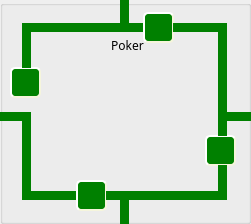
    <widget class="QGroupBox" name="Poker_groupBox">
     <property name="geometry">
      <rect>
       <x>420</x>
       <y>359</y>
       <width>251</width>
       <height>224</height>
      </rect>
     </property>
     <property name="title">
      <string/>
     </property>
     <widget class="QLabel" name="label_18">
      <property name="geometry">
       <rect>
        <x>100</x>
        <y>35</y>
        <width>55</width>
        <height>21</height>
       </rect>
      </property>
      <property name="font">
       <font>
        <family>Inter UI Medium</family>
       </font>
      </property>
      <property name="text">
       <string>Poker</string>
      </property>
      <property name="alignment">
       <set>Qt::AlignCenter</set>
      </property>
     </widget>
     <widget class="QPushButton" name="Poker_TLine11_butt">
      <property name="enabled">
       <bool>false</bool>
      </property>
      <property name="geometry">
       <rect>
        <x>31</x>
        <y>191</y>
        <width>46</width>
        <height>9</height>
       </rect>
      </property>
      <property name="minimumSize">
       <size>
        <width>20</width>
        <height>4</height>
       </size>
      </property>
      <property name="maximumSize">
       <size>
        <width>100</width>
        <height>20</height>
       </size>
      </property>
      <property name="sizeIncrement">
       <size>
        <width>1</width>
        <height>1</height>
       </size>
      </property>
      <property name="styleSheet">
       <string notr="true">#Poker_TLine11_butt{
background-color: green;
border-style: outset;
}
#Poker_TLine11_butt:checked{
	background-color: red;
}</string>
      </property>
      <property name="text">
       <string/>
      </property>
      <property name="checkable">
       <bool>true</bool>
      </property>
     </widget>
     <widget class="QLabel" name="label_19">
      <property name="geometry">
       <rect>
        <x>44</x>
        <y>56</y>
        <width>158</width>
        <height>111</height>
       </rect>
      </property>
      <property name="styleSheet">
       <string notr="true">border-image: url(:/img/powSub.jpg);</string>
      </property>
      <property name="text">
       <string/>
      </property>
     </widget>
     <widget class="QPushButton" name="Poker_TLine5_butt">
      <property name="enabled">
       <bool>false</bool>
      </property>
      <property name="geometry">
       <rect>
        <x>218</x>
        <y>112</y>
        <width>42</width>
        <height>9</height>
       </rect>
      </property>
      <property name="styleSheet">
       <string notr="true">#Poker_TLine5_butt{
background-color: green;
border-style: outset;
}
#Poker_TLine5_butt:checked{
	background-color: red;
}</string>
      </property>
      <property name="text">
       <string/>
      </property>
      <property name="checkable">
       <bool>true</bool>
      </property>
     </widget>
     <widget class="QPushButton" name="Poker_TLine16_butt">
      <property name="enabled">
       <bool>false</bool>
      </property>
      <property name="geometry">
       <rect>
        <x>31</x>
        <y>23</y>
        <width>89</width>
        <height>9</height>
       </rect>
      </property>
      <property name="minimumSize">
       <size>
        <width>20</width>
        <height>4</height>
       </size>
      </property>
      <property name="maximumSize">
       <size>
        <width>100</width>
        <height>20</height>
       </size>
      </property>
      <property name="sizeIncrement">
       <size>
        <width>1</width>
        <height>1</height>
       </size>
      </property>
      <property name="styleSheet">
       <string notr="true">#Poker_TLine16_butt{
background-color: green;
border-style: outset;
}
#Poker_TLine16_butt:checked{
	background-color: red;
}</string>
      </property>
      <property name="text">
       <string/>
      </property>
      <property name="checkable">
       <bool>true</bool>
      </property>
     </widget>
     <widget class="QPushButton" name="Poker_Rel4_butt">
      <property name="geometry">
       <rect>
        <x>10</x>
        <y>67</y>
        <width>31</width>
        <height>31</height>
       </rect>
      </property>
      <property name="minimumSize">
       <size>
        <width>31</width>
        <height>31</height>
       </size>
      </property>
      <property name="maximumSize">
       <size>
        <width>31</width>
        <height>31</height>
       </size>
      </property>
      <property name="toolTip">
       <string>&lt;html&gt;&lt;head/&gt;&lt;body&gt;&lt;p&gt;This is a relay, click on it to open or close.&lt;/p&gt;&lt;/body&gt;&lt;/html&gt;</string>
      </property>
      <property name="styleSheet">
       <string notr="true">#Poker_Rel4_butt{
border-image: url(:/img/relaySPDT.png);
background-color: green;
border-style: outset;
border-radius: 5px;
border-width:2px;
border-color:beige;
font-size:12px;
font-weight:100;
color: white;
max-width:23px;
max-height:23px;
min-width:23px;
min-height:23px;
padding:2px;

}
#Poker_Rel4_butt:checked{
	background-color: red;
}</string>
      </property>
      <property name="text">
       <string/>
      </property>
      <property name="checkable">
       <bool>true</bool>
      </property>
     </widget>
     <widget class="QPushButton" name="Poker_TLine8_butt">
      <property name="enabled">
       <bool>false</bool>
      </property>
      <property name="geometry">
       <rect>
        <x>129</x>
        <y>191</y>
        <width>89</width>
        <height>9</height>
       </rect>
      </property>
      <property name="minimumSize">
       <size>
        <width>26</width>
        <height>4</height>
       </size>
      </property>
      <property name="maximumSize">
       <size>
        <width>300</width>
        <height>40</height>
       </size>
      </property>
      <property name="sizeIncrement">
       <size>
        <width>1</width>
        <height>1</height>
       </size>
      </property>
      <property name="styleSheet">
       <string notr="true">#Poker_TLine8_butt{
background-color: green;
border-style: outset;
}
#Poker_TLine8_butt:checked{
	background-color: red;
}</string>
      </property>
      <property name="text">
       <string/>
      </property>
      <property name="checkable">
       <bool>true</bool>
      </property>
     </widget>
     <widget class="QPushButton" name="Poker_TLine2_butt">
      <property name="enabled">
       <bool>false</bool>
      </property>
      <property name="geometry">
       <rect>
        <x>129</x>
        <y>23</y>
        <width>15</width>
        <height>9</height>
       </rect>
      </property>
      <property name="minimumSize">
       <size>
        <width>15</width>
        <height>4</height>
       </size>
      </property>
      <property name="maximumSize">
       <size>
        <width>100</width>
        <height>40</height>
       </size>
      </property>
      <property name="sizeIncrement">
       <size>
        <width>1</width>
        <height>1</height>
       </size>
      </property>
      <property name="styleSheet">
       <string notr="true">#Poker_TLine2_butt{
background-color: green;
border-style: outset;
}
#Poker_TLine2_butt:checked{
	background-color: red;
}</string>
      </property>
      <property name="text">
       <string/>
      </property>
      <property name="checkable">
       <bool>true</bool>
      </property>
     </widget>
     <widget class="QPushButton" name="Poker_TLine1_butt">
      <property name="enabled">
       <bool>false</bool>
      </property>
      <property name="geometry">
       <rect>
        <x>120</x>
        <y>-1</y>
        <width>9</width>
        <height>33</height>
       </rect>
      </property>
      <property name="minimumSize">
       <size>
        <width>1</width>
        <height>1</height>
       </size>
      </property>
      <property name="maximumSize">
       <size>
        <width>1000</width>
        <height>1000</height>
       </size>
      </property>
      <property name="sizeIncrement">
       <size>
        <width>1</width>
        <height>1</height>
       </size>
      </property>
      <property name="styleSheet">
       <string notr="true">#Poker_TLine1_butt{
background-color: green;
border-style: outset;
}
#Poker_TLine1_butt:checked{
	background-color: red;
}</string>
      </property>
      <property name="text">
       <string/>
      </property>
      <property name="checkable">
       <bool>true</bool>
      </property>
     </widget>
     <widget class="QPushButton" name="Poker_Rel2_butt">
      <property name="geometry">
       <rect>
        <x>205</x>
        <y>135</y>
        <width>31</width>
        <height>31</height>
       </rect>
      </property>
      <property name="minimumSize">
       <size>
        <width>31</width>
        <height>31</height>
       </size>
      </property>
      <property name="maximumSize">
       <size>
        <width>31</width>
        <height>31</height>
       </size>
      </property>
      <property name="toolTip">
       <string>&lt;html&gt;&lt;head/&gt;&lt;body&gt;&lt;p&gt;This is a relay, click on it to open or close.&lt;/p&gt;&lt;/body&gt;&lt;/html&gt;</string>
      </property>
      <property name="styleSheet">
       <string notr="true">#Poker_Rel2_butt{
border-image: url(:/img/relaySPDT.png);
background-color: green;
border-style: outset;
border-radius: 5px;
border-width:2px;
border-color:beige;
font-size:12px;
font-weight:100;
color: white;
max-width:23px;
max-height:23px;
min-width:23px;
min-height:23px;
padding:2px;

}
#Poker_Rel2_butt:checked{
	background-color: red;
}</string>
      </property>
      <property name="text">
       <string/>
      </property>
      <property name="checkable">
       <bool>true</bool>
      </property>
     </widget>
     <widget class="QPushButton" name="Poker_TLine12_butt">
      <property name="enabled">
       <bool>false</bool>
      </property>
      <property name="geometry">
       <rect>
        <x>22</x>
        <y>120</y>
        <width>9</width>
        <height>80</height>
       </rect>
      </property>
      <property name="styleSheet">
       <string notr="true">#Poker_TLine12_butt{
background-color: green;
border-style: outset;
}
#Poker_TLine12_butt:checked{
	background-color: red;
}</string>
      </property>
      <property name="text">
       <string/>
      </property>
      <property name="checkable">
       <bool>true</bool>
      </property>
     </widget>
     <widget class="QPushButton" name="Poker_TLine6_butt">
      <property name="enabled">
       <bool>false</bool>
      </property>
      <property name="geometry">
       <rect>
        <x>218</x>
        <y>121</y>
        <width>9</width>
        <height>15</height>
       </rect>
      </property>
      <property name="styleSheet">
       <string notr="true">#Poker_TLine6_butt{
background-color: green;
border-style: outset;
}
#Poker_TLine6_butt:checked{
	background-color: red;
}</string>
      </property>
      <property name="text">
       <string/>
      </property>
      <property name="checkable">
       <bool>true</bool>
      </property>
     </widget>
     <widget class="QPushButton" name="Poker_Rel3_butt">
      <property name="enabled">
       <bool>true</bool>
      </property>
      <property name="geometry">
       <rect>
        <x>76</x>
        <y>180</y>
        <width>31</width>
        <height>31</height>
       </rect>
      </property>
      <property name="minimumSize">
       <size>
        <width>31</width>
        <height>31</height>
       </size>
      </property>
      <property name="maximumSize">
       <size>
        <width>31</width>
        <height>31</height>
       </size>
      </property>
      <property name="toolTip">
       <string>&lt;html&gt;&lt;head/&gt;&lt;body&gt;&lt;p&gt;This is a relay, click on it to open or close.&lt;/p&gt;&lt;/body&gt;&lt;/html&gt;</string>
      </property>
      <property name="styleSheet">
       <string notr="true">#Poker_Rel3_butt{
border-image: url(:/img/relaySPDT.png);
background-color: green;
border-style: outset;
border-radius: 5px;
border-width:2px;
border-color:beige;
font-size:12px;
font-weight:100;
color: white;
max-width:23px;
max-height:23px;
min-width:23px;
min-height:23px;
padding:2px;

}
#Poker_Rel3_butt:checked{
	background-color: red;
}</string>
      </property>
      <property name="text">
       <string/>
      </property>
      <property name="checkable">
       <bool>true</bool>
      </property>
     </widget>
     <widget class="QPushButton" name="Poker_TLine13_butt">
      <property name="enabled">
       <bool>false</bool>
      </property>
      <property name="geometry">
       <rect>
        <x>-2</x>
        <y>112</y>
        <width>33</width>
        <height>9</height>
       </rect>
      </property>
      <property name="styleSheet">
       <string notr="true">#Poker_TLine13_butt{
background-color: green;
border-style: outset;
}
#Poker_TLine13_butt:checked{
	background-color: red;
}</string>
      </property>
      <property name="text">
       <string/>
      </property>
      <property name="checkable">
       <bool>true</bool>
      </property>
     </widget>
     <widget class="QPushButton" name="Poker_TLine9_butt">
      <property name="enabled">
       <bool>false</bool>
      </property>
      <property name="geometry">
       <rect>
        <x>120</x>
        <y>191</y>
        <width>9</width>
        <height>33</height>
       </rect>
      </property>
      <property name="minimumSize">
       <size>
        <width>1</width>
        <height>1</height>
       </size>
      </property>
      <property name="maximumSize">
       <size>
        <width>1000</width>
        <height>1000</height>
       </size>
      </property>
      <property name="sizeIncrement">
       <size>
        <width>1</width>
        <height>1</height>
       </size>
      </property>
      <property name="styleSheet">
       <string notr="true">#Poker_TLine9_butt{
background-color: green;
border-style: outset;
}
#Poker_TLine9_butt:checked{
	background-color: red;
}</string>
      </property>
      <property name="text">
       <string/>
      </property>
      <property name="checkable">
       <bool>true</bool>
      </property>
     </widget>
     <widget class="QPushButton" name="Poker_Rel1_butt">
      <property name="geometry">
       <rect>
        <x>143</x>
        <y>12</y>
        <width>31</width>
        <height>31</height>
       </rect>
      </property>
      <property name="minimumSize">
       <size>
        <width>31</width>
        <height>31</height>
       </size>
      </property>
      <property name="maximumSize">
       <size>
        <width>31</width>
        <height>31</height>
       </size>
      </property>
      <property name="toolTip">
       <string>&lt;html&gt;&lt;head/&gt;&lt;body&gt;&lt;p&gt;This is a relay, click on it to open or close.&lt;/p&gt;&lt;/body&gt;&lt;/html&gt;</string>
      </property>
      <property name="styleSheet">
       <string notr="true">#Poker_Rel1_butt{
border-image: url(:/img/relaySPDT.png);
background-color: green;
border-style: outset;
border-radius: 5px;
border-width:2px;
border-color:beige;
font-size:12px;
font-weight:100;
color: white;
max-width:23px;
max-height:23px;
min-width:23px;
min-height:23px;
padding:2px;

}
#Poker_Rel1_butt:checked{
	background-color: red;
}</string>
      </property>
      <property name="text">
       <string/>
      </property>
      <property name="checkable">
       <bool>true</bool>
      </property>
     </widget>
     <widget class="QPushButton" name="Poker_TLine4_butt">
      <property name="enabled">
       <bool>false</bool>
      </property>
      <property name="geometry">
       <rect>
        <x>218</x>
        <y>32</y>
        <width>9</width>
        <height>80</height>
       </rect>
      </property>
      <property name="styleSheet">
       <string notr="true">#Poker_TLine4_butt{
background-color: green;
border-style: outset;
}
#Poker_TLine4_butt:checked{
	background-color: red;
}</string>
      </property>
      <property name="text">
       <string/>
      </property>
      <property name="checkable">
       <bool>true</bool>
      </property>
     </widget>
     <widget class="QPushButton" name="Poker_TLine7_butt">
      <property name="enabled">
       <bool>false</bool>
      </property>
      <property name="geometry">
       <rect>
        <x>218</x>
        <y>165</y>
        <width>9</width>
        <height>35</height>
       </rect>
      </property>
      <property name="styleSheet">
       <string notr="true">#Poker_TLine7_butt{
background-color: green;
border-style: outset;
}
#Poker_TLine7_butt:checked{
	background-color: red;
}</string>
      </property>
      <property name="text">
       <string/>
      </property>
      <property name="checkable">
       <bool>true</bool>
      </property>
     </widget>
     <widget class="QPushButton" name="Poker_TLine15_butt">
      <property name="enabled">
       <bool>false</bool>
      </property>
      <property name="geometry">
       <rect>
        <x>22</x>
        <y>23</y>
        <width>9</width>
        <height>45</height>
       </rect>
      </property>
      <property name="styleSheet">
       <string notr="true">#Poker_TLine15_butt{
background-color: green;
border-style: outset;
}
#Poker_TLine15_butt:checked{
	background-color: red;
}</string>
      </property>
      <property name="text">
       <string/>
      </property>
      <property name="checkable">
       <bool>true</bool>
      </property>
     </widget>
     <widget class="QPushButton" name="Poker_TLine10_butt">
      <property name="enabled">
       <bool>false</bool>
      </property>
      <property name="geometry">
       <rect>
        <x>106</x>
        <y>191</y>
        <width>14</width>
        <height>9</height>
       </rect>
      </property>
      <property name="minimumSize">
       <size>
        <width>12</width>
        <height>4</height>
       </size>
      </property>
      <property name="maximumSize">
       <size>
        <width>100</width>
        <height>40</height>
       </size>
      </property>
      <property name="sizeIncrement">
       <size>
        <width>1</width>
        <height>1</height>
       </size>
      </property>
      <property name="styleSheet">
       <string notr="true">#Poker_TLine10_butt{
background-color: green;
border-style: outset;
}
#Poker_TLine10_butt:checked{
	background-color: red;
}</string>
      </property>
      <property name="text">
       <string/>
      </property>
      <property name="checkable">
       <bool>true</bool>
      </property>
     </widget>
     <widget class="QPushButton" name="Poker_TLine3_butt">
      <property name="enabled">
       <bool>false</bool>
      </property>
      <property name="geometry">
       <rect>
        <x>173</x>
        <y>23</y>
        <width>54</width>
        <height>9</height>
       </rect>
      </property>
      <property name="minimumSize">
       <size>
        <width>20</width>
        <height>4</height>
       </size>
      </property>
      <property name="maximumSize">
       <size>
        <width>100</width>
        <height>20</height>
       </size>
      </property>
      <property name="sizeIncrement">
       <size>
        <width>1</width>
        <height>1</height>
       </size>
      </property>
      <property name="styleSheet">
       <string notr="true">#Poker_TLine3_butt{
background-color: green;
border-style: outset;
}
#Poker_TLine3_butt:checked{
	background-color: red;
}</string>
      </property>
      <property name="text">
       <string/>
      </property>
      <property name="checkable">
       <bool>true</bool>
      </property>
     </widget>
    </widget>
